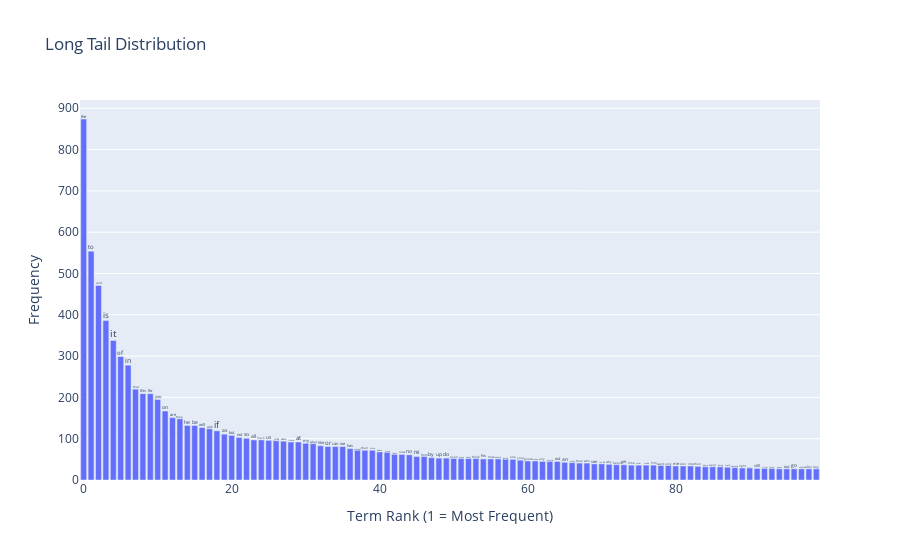

Source (notebook cell):
### Markdown cell above
### >>> Exercise 14 :
Due to the number of dataset, I only chose 100 terms as sample to drow the long tail and found that the prep. or beV were most used in the data.

### Code cell
sorted_indices = np.argsort(term_frequencies)[::-1]
sorted_terms = feature_names[sorted_indices]
sorted_freqs = term_frequencies[sorted_indices]

fig = plotly.Figure(data=[
    plotly.Bar(
        x=list(range(100)), 
        y=sorted_freqs[:100],
        text=sorted_terms[:100],
        hovertemplate='<b>Rank %{x}</b><br>%{text}<br>Frequency: %{y:,}<extra></extra>'
    )
])

fig.update_layout(
    title='Long Tail Distribution',
    xaxis_title='Term Rank (1 = Most Frequent)',
    yaxis_title='Frequency'
)

fig.show()

### Figure 1 — Plotly figure (JSON) as saved in the notebook; plotly's stock layout.template omitted (floating-point values rounded to 4 significant figures)
{"data": [{"hovertemplate": "<b>Rank %{x}</b><br>%{text}<br>Frequency: %{y:,}<extra></extra>", "text": ["the", "to", "and", "is", "it", "of", "in", "that", "this", "for", "you", "on", "are", "they", "he", "be", "will", "with", "if", "as", "but", "not", "so", "all", "have", "us", "just", "was", "trump", "at", "my", "what", "like", "or", "can", "we", "has", "market", "their", "china", "about", "more", "there", "now", "no", "re", "from", "by", "up", "do", "even", "some", "them", "think", "his", "how", "people", "going", "one", "your", "good", "money", "any", "would", "out", "an", "when", "than", "who", "see", "tariffs", "why", "been", "get", "time", "other", "make", "him", "want", "only", "me", "don", "into", "then", "down", "over", "doing", "could", "because", "right", "company", "still", "silver", "stock", "years", "our", "go", "should", "after", "day"], "type": "bar", "x": [0, 1, 2, 3, 4, 5, 6, 7, 8, 9, 10, 11, 12, 13, 14, 15, 16, 17, 18, 19, 20, 21, 22, 23, 24, 25, 26, 27, 28, 29, 30, 31, 32, 33, 34, 35, 36, 37, 38, 39, 40, 41, 42, 43, 44, 45, 46, 47, 48, 49, 50, 51, 52, 53, 54, 55, 56, 57, 58, 59, 60, 61, 62, 63, 64, 65, 66, 67, 68, 69, 70, 71, 72, 73, 74, 75, 76, 77, 78, 79, 80, 81, 82, 83, 84, 85, 86, 87, 88, 89, 90, 91, 92, 93, 94, 95, 96, 97, 98, 99], "y": [874, 554, 471, 386, 338, 299, 278, 220, 209, 209, 195, 167, 151, 148, 132, 132, 127, 124, 119, 111, 108, 103, 101, 97, 97, 96, 95, 94, 92, 92, 89, 88, 83, 81, 81, 81, 76, 72, 72, 72, 68, 67, 62, 62, 61, 57, 57, 54, 53, 53, 52, 52, 52, 52, 51, 51, 51, 50, 50, 48, 46, 46, 45, 45, 45, 43, 42, 41, 41, 39, 39, 38, 37, 37, 36, 36, 36, 36, 35, 35, 34, 34, 34, 33, 32, 32, 32, 31, 30, 29, 29, 28, 28, 28, 27, 27, 27, 27, 27, 27]}], "layout": {"title": {"text": "Long Tail Distribution"}, "xaxis": {"title": {"text": "Term Rank (1 = Most Frequent)"}}, "yaxis": {"title": {"text": "Frequency"}}}}
